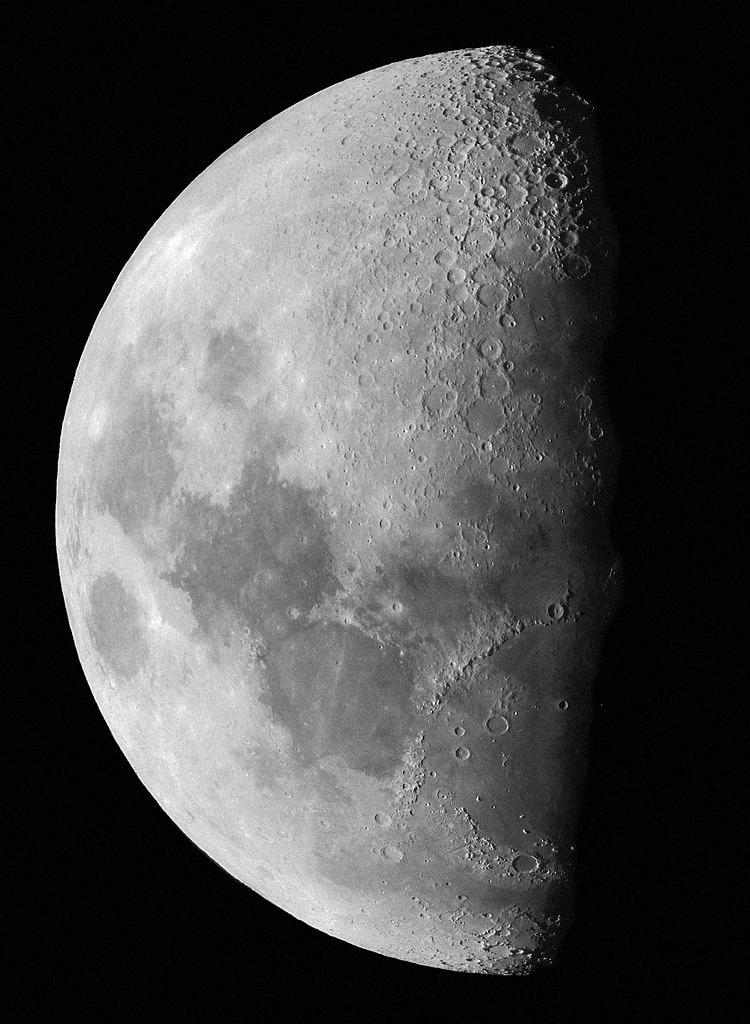
%> input picture Handout/Week 4 - Histograms/Code/Contrast-Limited Histogram Equalization/moon.jpg, 750 x 1024 px
$ octave Contrast_Limited_Histogram_Equalization.m   (GNU Octave 9; MATLAB toolbox functions it lacks are replaced by stand-ins)
%> lines starting %> are read from the running program, lines starting %| are printed output that depends on the picture
% EE368/CS232 Digital Image Processing
% Bernd Girod
% Department of Electrical Engineering, Stanford University

% Script by Qiyuan Tian and David Chen
% Contrast-limited histogram equalization

clear, clc, close all

% Load test image
img = imread('moon.jpg');
%> img is the input picture: size 1024x750 uint8; min 0, max 255, mean 75.4
[counts, index] = imhist(img);
%> counts = 256 values, max 102420 at index 3, min 51 at index 254, mean 3000; index = 256 values from 0 to 255
maxCount = max(counts(:));
%> maxCount = 102420

% Loop over clip ratios
clipRatio = [1; 0.7; 0.4; 0.1]; % Ratio 1 means no clipping
limitEqImg = cell(1, numel(clipRatio));
LUT = uint8(zeros(numel(clipRatio), 256));
for i = 1 : numel(clipRatio)
    % Clip histogram
    clip = clipRatio(i) * maxCount;
    clippedCounts = (counts < clip) .* counts + (counts >=clip) * clip;

    % Construct a 1 dimensional virtual image for histeq to get mapping
    % function
    clippedImg = [];
    for level = 0 : 255
        clippedImg = cat(2, clippedImg, level * ones(1, clippedCounts(level + 1)));
    end
    [temp, T] = histeq(uint8(clippedImg));

    % Apply mapping function
    LUT(i, :)= uint8(T * 255);
    limitEqImg{i} = intlut(img, LUT(i, :));
end
%> this loop made 4 passes
%> clip on passes 1 to 4: 102420, 71694, 40968, 10242
%> after the loop, LUT = 256 columns, first 8: [12 40 73 97 109 113 117 117; 12 40 65 89 101 105 109 109; 12 28 49 65 77 81 85 85; 0 8 12 16 24 28 32 32]; limitEqImg = 4 items

% Show images
figure(1), clf;
for i = 1 : numel(clipRatio)
    subplot(1, numel(clipRatio), i), imshow(limitEqImg{i});
    title(['Clip at ' num2str(clipRatio(i)) '*max']);
    imwrite(limitEqImg{i}, ['CLHE_ratio' num2str(clipRatio(i)) '.png'])
end
%> this loop made 4 passes
%> pass 1, `imshow(limitEqImg{i})`:
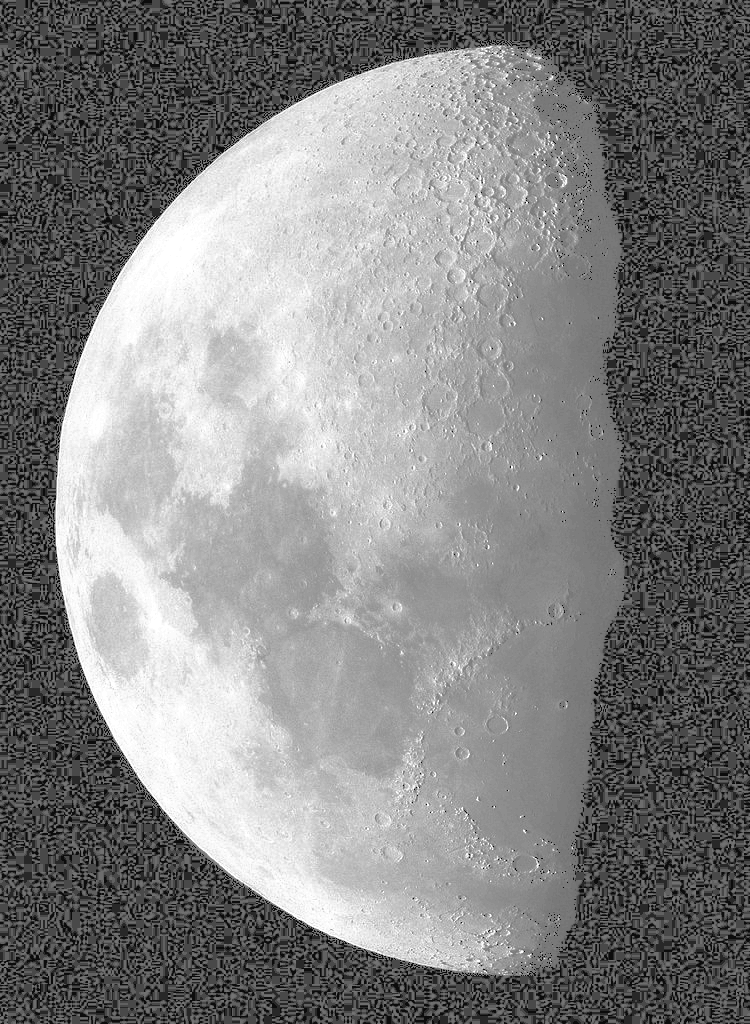
%> displayed picture: size 1024x750, on the screen's scale of 0 to 255; min 12, max 255, mean 131
%> after the loop:
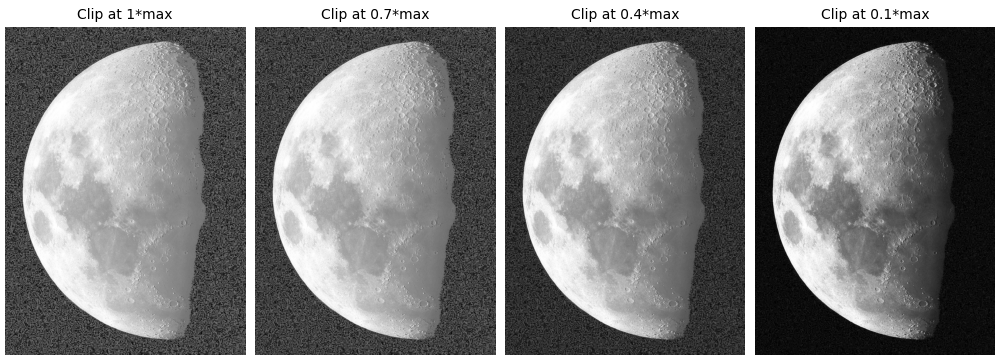
%> figure redrawn from the program's plot data, 4 panels

%%
% Show histogram and mapping function
figure(2), clf;
set(gcf, 'Position', [100 100 600 290]);
subplot(1, 2, 1),
bar(index, counts), axis([0 255 0 120000]);
% xlabel('Gray level'); ylabel('Count');
set(gca, 'FontSize', 16);
subplot(1, 2, 2), plot(LUT(1:4,:)', 'LineWidth', 2);
% legend(['Clip limit = ' num2str(clipRatio(1))], ['Clip limit = ' num2str(clipRatio(2))], ...
%               ['Clip limit = ' num2str(clipRatio(3))], 'Original histogram', ...
%               'Location', 'SouthEast');
% title('Mapping functions');
% xlabel('Input gray level'); ylabel('Output gray level');
axis([0 255 0 255]);
set(gca, 'FontSize', 16);
set(gcf, 'Color', 'white');
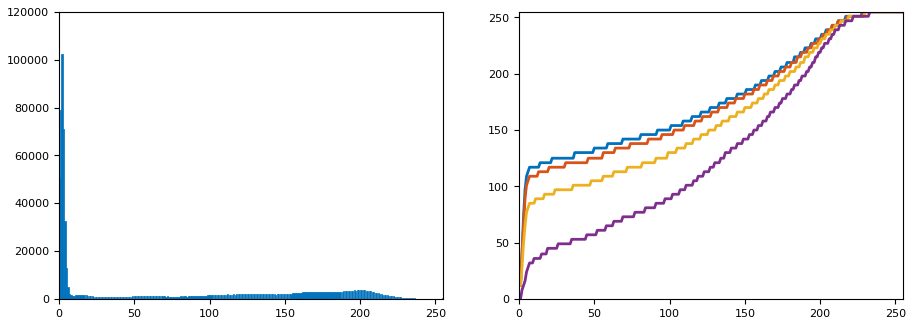
%> figure redrawn from the program's plot data, 2 panels; panel 1: tallest bar 102420 high, from x = 1.6 to 2.4; panel 2: curve peaks at x = 228, y = 255; panel 2: curve peaks at x = 229, y = 255; panel 2: curve peaks at x = 230, y = 255
